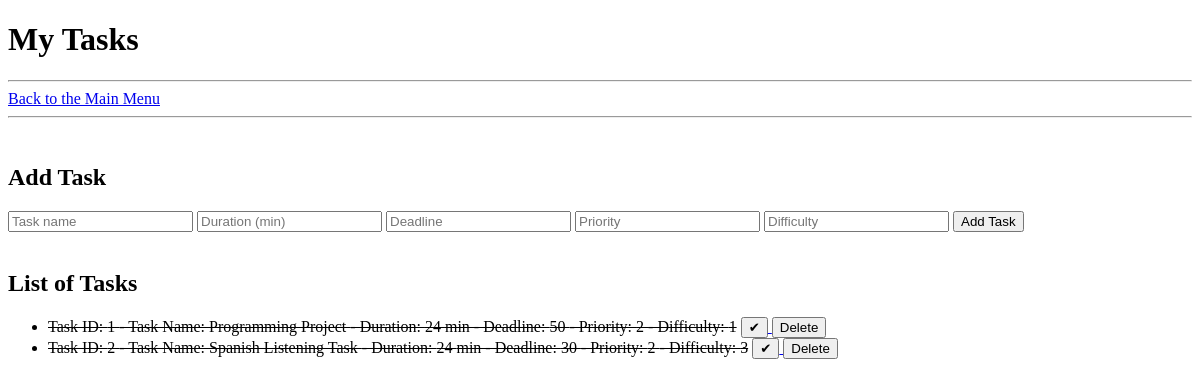
/tasks, run on an earlier commit of the app's database.
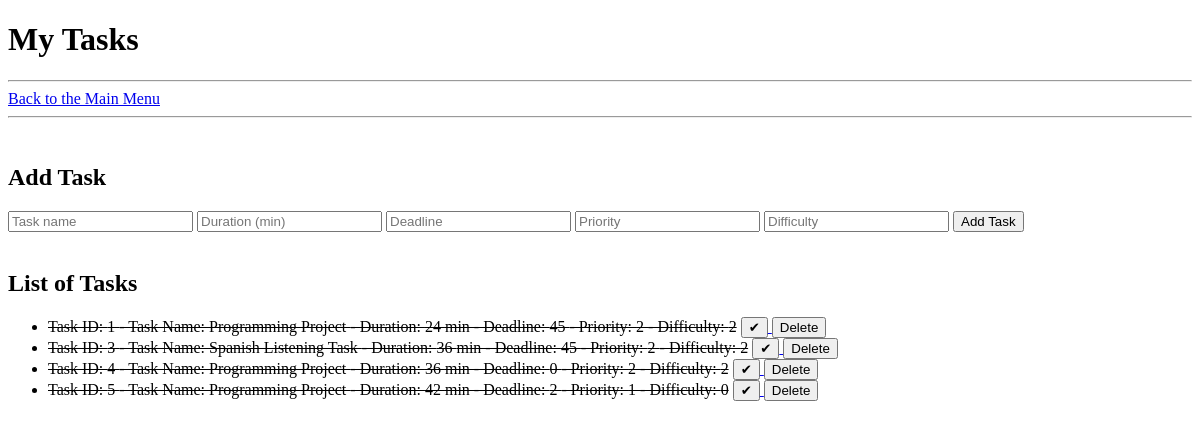
And on a later commit of the database.
### app.py (models this page shows, shortened)
class Task(db.Model):
    id = db.Column(db.Integer, primary_key=True)
    name = db.Column(db.String(100), nullable=False)
    duration = db.Column(db.Integer, nullable=False)
    deadline = db.Column(db.Integer, nullable=False)
    priority = db.Column(db.Integer, nullable=False)
    difficulty = db.Column(db.Integer, nullable=False)
    completed = db.Column(db.Boolean, default=False)

### app.py (the view)
@app.route("/tasks")
def tasks():
    tasks = Task.query.all()
    return render_template("index.html", tasks=tasks)

### app.py (called while the page is built)
@app.before_request
def ensure_check_in():
    if request.endpoint == "check_in":
        return  # don't block the check-in page itself
    today = datetime.now().date() # gets today's date
    existing = Mood.query.filter_by(date=today).first()
    if not existing: # if today's mood does not exist
        return redirect(url_for("check_in")) # go to the check in page

### templates/index.html (shortened to what this page needs)
<!DOCTYPE html>
<html>
  <head>
  </head>
  <body>
    <h1>My Tasks</h1>
  <hr>
    <a href="/">Back to the Main Menu</a>
    <hr>
    <br>
<h2>Add Task</h2>
<form action="/add" method="POST">
  <input type="text" name="name" placeholder="Task name" required>
  <input type="number" name="duration" placeholder="Duration (min)" required>
  <input type="number" name="deadline" placeholder="Deadline" required>
  <input type="number" name="priority" placeholder="Priority" required>
  <input type="number" name="difficulty" placeholder="Difficulty" required>
  <button type="submit">Add Task</button>
</form>
<br/>
<h2>List of Tasks</h2>
<ul>
  {% for task in tasks %}
    <li>
    {% if task.completed %}
      <s>Task ID: {{ task.id }} - Task Name: {{ task.name }} - Duration: {{ task.duration }} min - Deadline: {{ task.deadline }} - Priority: {{ task.priority }} - Difficulty: {{ task.difficulty }}</s>
    {% else %}
      Task ID: {{ task.id }} - Task Name: {{ task.name }} - Duration: {{ task.duration }} min - Deadline: {{ task.deadline }} - Priority: {{ task.priority }} - Difficulty: {{ task.difficulty }}
    {% endif %}
    <a href="/complete/{{ task.id }}">
    <button>✔</button>
    </a>
    <a href="/delete/{{ task.id }}">
      <button>Delete</button>
    </a>
    </li>
  {% endfor %}
</ul>
<br/>
<br/>
  </body>
</html>

What changed in the data, as far as the page shows it:
removed Task: id "2", name "Spanish Listening Task", duration "24", deadline "30", priority "2", difficulty "3"
changed Task id 1: deadline "50" → "45"; difficulty "1" → "2"
added Task: id "3", name "Spanish Listening Task", duration "36", deadline "45", priority "2", difficulty "2"
added Task: id "4", name "Programming Project", duration "36", deadline "0", priority "2", difficulty "2"
added Task: id "5", name "Programming Project", duration "42", deadline "2", priority "1", difficulty "0"
